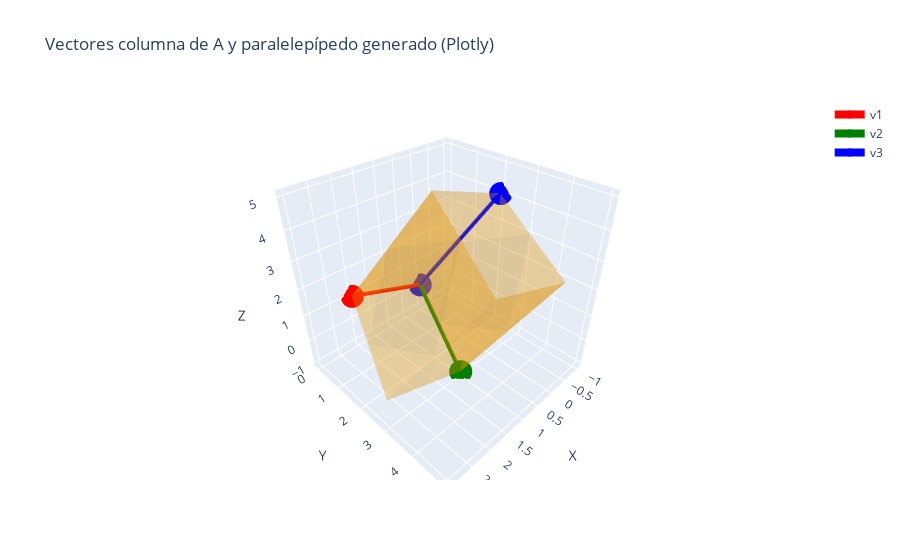

The notebook cell this image was saved under:
### Code cell
import plotly.graph_objects as go

# Vectores columna de A
v1 = A[:,0]
v2 = A[:,1]
v3 = A[:,2]
O = np.zeros(3)

# Vértices del paralelepípedo
verts = np.array([
    O,
    v1,
    v2,
    v3,
    v1+v2,
    v1+v3,
    v2+v3,
    v1+v2+v3
])

# Caras del paralelepípedo (índices de los vértices)
faces_idx = [
    [0, 1, 4, 2],
    [0, 2, 6, 3],
    [0, 1, 5, 3],
    [7, 4, 1, 5],
    [7, 6, 2, 4],
    [7, 6, 3, 5],
]

# Crear las caras como polígonos
face_traces = []
for idxs in faces_idx:
    x = verts[idxs, 0]
    y = verts[idxs, 1]
    z = verts[idxs, 2]
    face_traces.append(go.Mesh3d(
        x=x, y=y, z=z,
        color='orange',
        opacity=0.2,
        alphahull=0,
        showscale=False
    ))

# Trazas para los vectores
vector_traces = [
    go.Scatter3d(x=[O[0], v1[0]], y=[O[1], v1[1]], z=[O[2], v1[2]], mode='lines+markers', name='v1', line=dict(color='red', width=8)),
    go.Scatter3d(x=[O[0], v2[0]], y=[O[1], v2[1]], z=[O[2], v2[2]], mode='lines+markers', name='v2', line=dict(color='green', width=8)),
    go.Scatter3d(x=[O[0], v3[0]], y=[O[1], v3[1]], z=[O[2], v3[2]], mode='lines+markers', name='v3', line=dict(color='blue', width=8)),
]

# Layout
layout = go.Layout(
    title='Vectores columna de A y paralelepípedo generado (Plotly)',
    scene=dict(
        xaxis_title='X',
        yaxis_title='Y',
        zaxis_title='Z',
        aspectmode='cube'
    ),
    showlegend=True
)

fig = go.Figure(data=face_traces + vector_traces, layout=layout)
fig.show()

### Figure 1 — Plotly figure (JSON) as saved in the notebook; plotly's stock layout.template omitted (floating-point values rounded to 4 significant figures)
{"data": [{"alphahull": 0, "color": "orange", "opacity": 0.2, "showscale": false, "type": "mesh3d", "x": [0.0, 2.0, 3.0, 1.0], "y": [0.0, 0.0, 3.0, 3.0], "z": [0.0, 1.0, 0.0, -1.0]}, {"alphahull": 0, "color": "orange", "opacity": 0.2, "showscale": false, "type": "mesh3d", "x": [0.0, 1.0, 0.0, -1.0], "y": [0.0, 3.0, 5.0, 2.0], "z": [0.0, -1.0, 3.0, 4.0]}, {"alphahull": 0, "color": "orange", "opacity": 0.2, "showscale": false, "type": "mesh3d", "x": [0.0, 2.0, 1.0, -1.0], "y": [0.0, 0.0, 2.0, 2.0], "z": [0.0, 1.0, 5.0, 4.0]}, {"alphahull": 0, "color": "orange", "opacity": 0.2, "showscale": false, "type": "mesh3d", "x": [2.0, 3.0, 2.0, 1.0], "y": [5.0, 3.0, 0.0, 2.0], "z": [4.0, 0.0, 1.0, 5.0]}, {"alphahull": 0, "color": "orange", "opacity": 0.2, "showscale": false, "type": "mesh3d", "x": [2.0, 0.0, 1.0, 3.0], "y": [5.0, 5.0, 3.0, 3.0], "z": [4.0, 3.0, -1.0, 0.0]}, {"alphahull": 0, "color": "orange", "opacity": 0.2, "showscale": false, "type": "mesh3d", "x": [2.0, 0.0, -1.0, 1.0], "y": [5.0, 5.0, 2.0, 2.0], "z": [4.0, 3.0, 4.0, 5.0]}, {"line": {"color": "red", "width": 8}, "mode": "lines+markers", "name": "v1", "type": "scatter3d", "x": [0, 2], "y": [0, 0], "z": [0, 1]}, {"line": {"color": "green", "width": 8}, "mode": "lines+markers", "name": "v2", "type": "scatter3d", "x": [0, 1], "y": [0, 3], "z": [0, -1]}, {"line": {"color": "blue", "width": 8}, "mode": "lines+markers", "name": "v3", "type": "scatter3d", "x": [0, -1], "y": [0, 2], "z": [0, 4]}], "layout": {"scene": {"aspectmode": "cube", "xaxis": {"title": {"text": "X"}}, "yaxis": {"title": {"text": "Y"}}, "zaxis": {"title": {"text": "Z"}}}, "showlegend": true, "title": {"text": "Vectores columna de A y paralelepípedo generado (Plotly)"}}}
